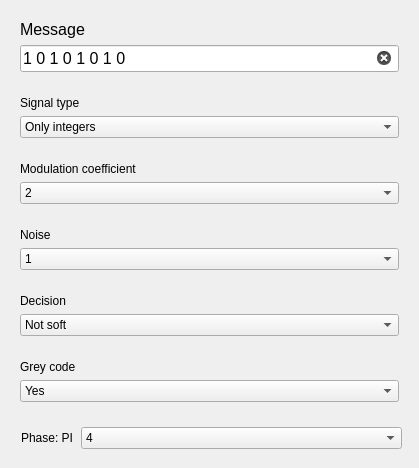
                <widget class="QWidget" name="scrollAreaWidgetContents_PSK">
                 <property name="geometry">
                  <rect>
                   <x>0</x>
                   <y>0</y>
                   <width>419</width>
                   <height>468</height>
                  </rect>
                 </property>
                 <layout class="QVBoxLayout" name="verticalLayout_35">
                  <item>
                   <widget class="QWidget" name="message_PSK" native="true">
                    <layout class="QVBoxLayout" name="verticalLayout_36">
                     <item>
                      <widget class="QLabel" name="message_PSK_lable">
                       <property name="font">
                        <font>
                         <pointsize>12</pointsize>
                        </font>
                       </property>
                       <property name="text">
                        <string>Message</string>
                       </property>
                      </widget>
                     </item>
                     <item>
                      <widget class="QLineEdit" name="PSK_input">
                       <property name="font">
                        <font>
                         <pointsize>12</pointsize>
                        </font>
                       </property>
                       <property name="text">
                        <string>1 0 1 0 1 0 1 0</string>
                       </property>
                       <property name="frame">
                        <bool>true</bool>
                       </property>
                       <property name="clearButtonEnabled">
                        <bool>true</bool>
                       </property>
                      </widget>
                     </item>
                    </layout>
                   </widget>
                  </item>
                  <item>
                   <widget class="QWidget" name="type_signal_wid_PSK" native="true">
                    <property name="minimumSize">
                     <size>
                      <width>0</width>
                      <height>60</height>
                     </size>
                    </property>
                    <layout class="QVBoxLayout" name="verticalLayout_10">
                     <item>
                      <widget class="QLabel" name="signal_type_mess_PSK">
                       <property name="minimumSize">
                        <size>
                         <width>0</width>
                         <height>10</height>
                        </size>
                       </property>
                       <property name="text">
                        <string>Signal type</string>
                       </property>
                      </widget>
                     </item>
                     <item>
                      <widget class="QComboBox" name="combobox_signal_type_PSK">
                       <item>
                        <property name="text">
                         <string>Only integers</string>
                        </property>
                       </item>
                       <item>
                        <property name="text">
                         <string>Binary code</string>
                        </property>
                       </item>
                       <item>
                        <property name="text">
                         <string>Message with letters</string>
                        </property>
                       </item>
                      </widget>
                     </item>
                    </layout>
                   </widget>
                  </item>
                  <item>
                   <widget class="QWidget" name="mod_wid_PSK" native="true">
                    <property name="minimumSize">
                     <size>
                      <width>0</width>
                      <height>60</height>
                     </size>
                    </property>
                    <layout class="QVBoxLayout" name="verticalLayout_11">
                     <item>
                      <widget class="QLabel" name="mod_label_PSK">
                       <property name="text">
                        <string>Modulation coefficient</string>
                       </property>
                      </widget>
                     </item>
                     <item>
                      <widget class="QComboBox" name="combobox_coef_PSK">
                       <item>
                        <property name="text">
                         <string>2</string>
                        </property>
                       </item>
                       <item>
                        <property name="text">
                         <string>4</string>
                        </property>
                       </item>
                       <item>
                        <property name="text">
                         <string>8</string>
                        </property>
                       </item>
                       <item>
                        <property name="text">
                         <string>16</string>
                        </property>
                       </item>
                       <item>
                        <property name="text">
                         <string>32</string>
                        </property>
                       </item>
                      </widget>
                     </item>
                    </layout>
                   </widget>
                  </item>
                  <item>
                   <widget class="QWidget" name="noise_wid_PSK" native="true">
                    <property name="minimumSize">
                     <size>
                      <width>0</width>
                      <height>60</height>
                     </size>
                    </property>
                    <layout class="QVBoxLayout" name="verticalLayout_12">
                     <item>
                      <widget class="QLabel" name="noise_label_PSK">
                       <property name="text">
                        <string>Noise</string>
                       </property>
                      </widget>
                     </item>
                     <item>
                      <widget class="QComboBox" name="combobox_noise_PSK">
                       <item>
                        <property name="text">
                         <string>1</string>
                        </property>
                       </item>
                       <item>
                        <property name="text">
                         <string>10</string>
                        </property>
                       </item>
                       <item>
                        <property name="text">
                         <string>20</string>
                        </property>
                       </item>
                       <item>
                        <property name="text">
                         <string>30</string>
                        </property>
                       </item>
                       <item>
                        <property name="text">
                         <string>40</string>
                        </property>
                       </item>
                       <item>
                        <property name="text">
                         <string>50</string>
                        </property>
                       </item>
                       <item>
                        <property name="text">
                         <string>60</string>
                        </property>
                       </item>
                       <item>
                        <property name="text">
                         <string>70</string>
                        </property>
                       </item>
                       <item>
                        <property name="text">
                         <string>80</string>
                        </property>
                       </item>
                       <item>
                        <property name="text">
                         <string>90</string>
                        </property>
                       </item>
                       <item>
                        <property name="text">
                         <string>100</string>
                        </property>
                       </item>
                       <item>
                        <property name="text">
                         <string>200</string>
                        </property>
                       </item>
                       <item>
                        <property name="text">
                         <string>500</string>
                        </property>
                       </item>
                      </widget>
                     </item>
                    </layout>
                   </widget>
                  </item>
                  <item>
                   <widget class="QWidget" name="decision_wid_PSK" native="true">
                    <property name="minimumSize">
                     <size>
                      <width>0</width>
                      <height>60</height>
                     </size>
                    </property>
                    <layout class="QVBoxLayout" name="verticalLayout_37">
                     <item>
                      <widget class="QLabel" name="decision_label_PSK">
                       <property name="text">
                        <string>Decision</string>
                       </property>
                      </widget>
                     </item>
                     <item>
                      <widget class="QComboBox" name="combobox_decision_PSK">
                       <item>
                        <property name="text">
                         <string>Not soft</string>
                        </property>
                       </item>
                       <item>
                        <property name="text">
                         <string>Soft</string>
                        </property>
                       </item>
                      </widget>
                     </item>
                    </layout>
                   </widget>
                  </item>
                  <item>
                   <widget class="QWidget" name="grey_wid_PSK" native="true">
                    <property name="minimumSize">
                     <size>
                      <width>0</width>
                      <height>60</height>
                     </size>
                    </property>
                    <layout class="QVBoxLayout" name="verticalLayout_38">
                     <item>
                      <widget class="QLabel" name="grey_label_PSK">
                       <property name="text">
                        <string>Grey code</string>
                       </property>
                      </widget>
                     </item>
                     <item>
                      <widget class="QComboBox" name="combobox_grey_PSK">
                       <item>
                        <property name="text">
                         <string>Yes</string>
                        </property>
                       </item>
                       <item>
                        <property name="text">
                         <string>No</string>
                        </property>
                       </item>
                      </widget>
                     </item>
                    </layout>
                   </widget>
                  </item>
                  <item>
                   <widget class="QWidget" name="phase_wid_PSK" native="true">
                    <property name="minimumSize">
                     <size>
                      <width>0</width>
                      <height>40</height>
                     </size>
                    </property>
                    <widget class="QLabel" name="phase_label_PSK">
                     <property name="geometry">
                      <rect>
                       <x>10</x>
                       <y>10</y>
                       <width>51</width>
                       <height>21</height>
                      </rect>
                     </property>
                     <property name="text">
                      <string>Phase: PI/</string>
                     </property>
                    </widget>
                    <widget class="QComboBox" name="combobox_phase_PSK">
                     <property name="geometry">
                      <rect>
                       <x>70</x>
                       <y>10</y>
                       <width>321</width>
                       <height>22</height>
                      </rect>
                     </property>
                     <item>
                      <property name="text">
                       <string>4</string>
                      </property>
                     </item>
                     <item>
                      <property name="text">
                       <string>8</string>
                      </property>
                     </item>
                     <item>
                      <property name="text">
                       <string>16</string>
                      </property>
                     </item>
                     <item>
                      <property name="text">
                       <string>32</string>
                      </property>
                     </item>
                    </widget>
                   </widget>
                  </item>
                  <item>
                   <spacer name="verticalSpacer">
                    <property name="orientation">
                     <enum>Qt::Vertical</enum>
                    </property>
                    <property name="sizeHint" stdset="0">
                     <size>
                      <width>20</width>
                      <height>40</height>
                     </size>
                    </property>
                   </spacer>
                  </item>
                 </layout>
                </widget>
